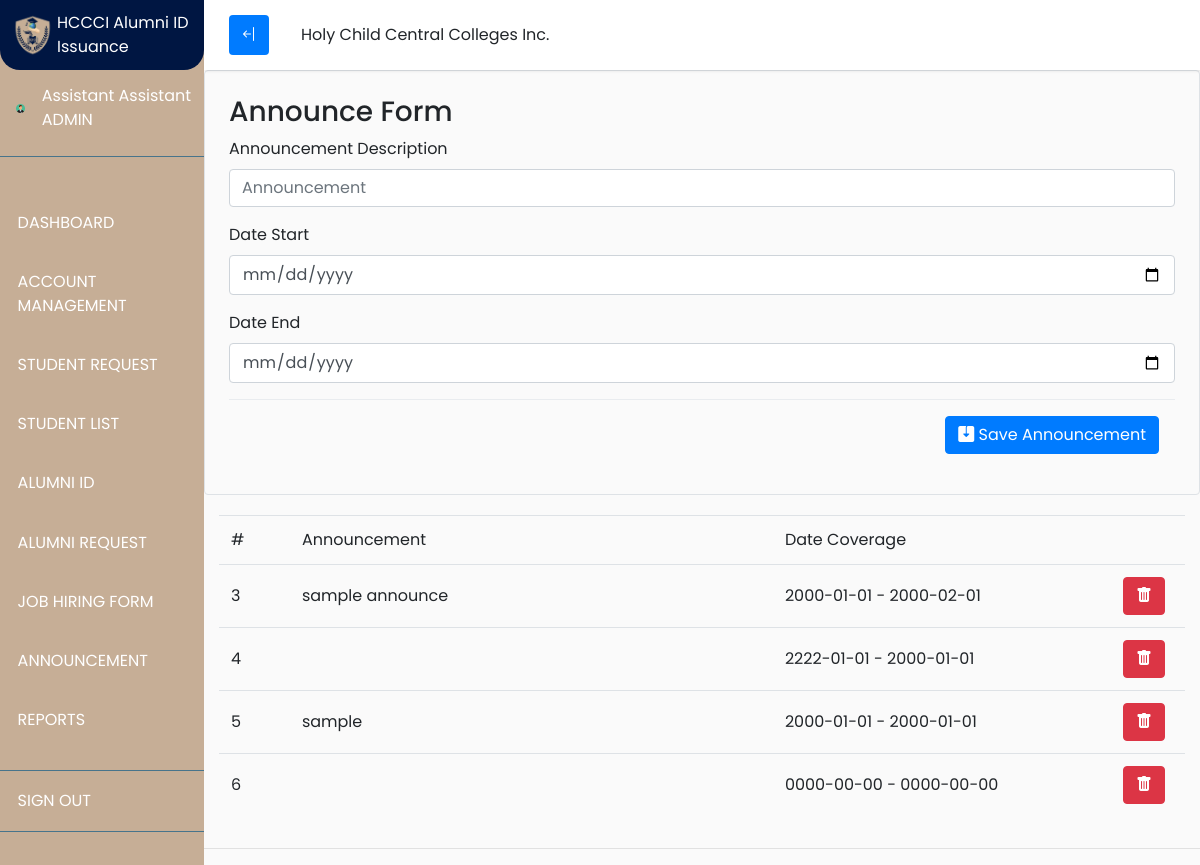
Page /Director/announceForm.php (signed in) on the earlier database version.
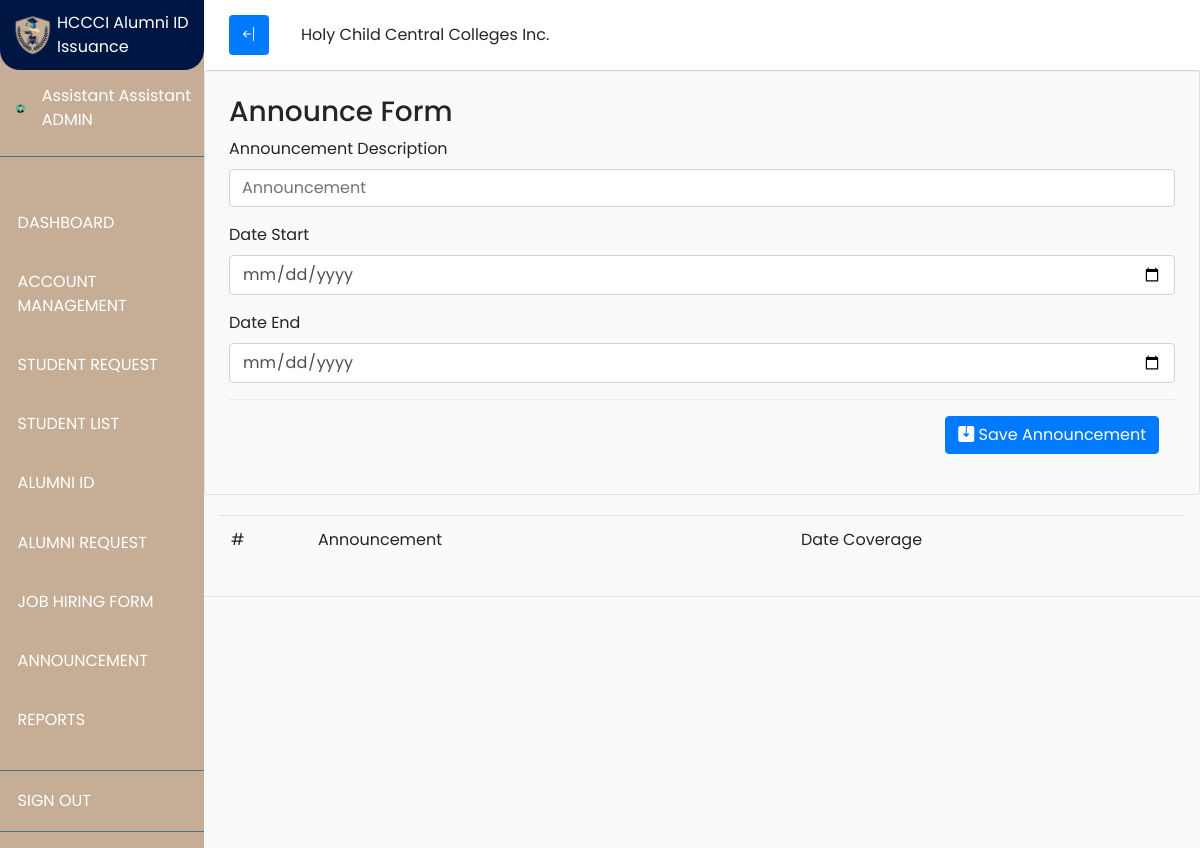
Same page on the later database version.
### tables this page shows
CREATE TABLE `announcementinformation` (
  `announceID` int(11) NOT NULL,
  `announcedesc` varchar(100) NOT NULL,
  `announceStart` date NOT NULL,
  `announceEnd` date NOT NULL
);

### Director/announceForm.php (the view, shortened to what the changed rows need)
<?php
include('../session.php');
$query ="SELECT * FROM announcementinformation";
$result = mysqli_query($conn, $query);
?>
<!DOCTYPE html>
<html>
<head>
  	<link rel="stylesheet" href="https://cdn.jsdelivr.net/npm/bootstrap-icons@1.9.1/font/bootstrap-icons.css">
    <link rel="stylesheet" href="https://maxcdn.bootstrapcdn.com/bootstrap/4.0.0/css/bootstrap.min.css">
    <link rel="stylesheet" href="https://cdnjs.cloudflare.com/ajax/libs/font-awesome/5.13.0/css/all.min.css">
    <link rel="stylesheet" href="https://cdn.jsdelivr.net/npm/bootstrap-icons@1.9.1/font/bootstrap-icons.css">
	<link rel="stylesheet" type="text/css" href="css/navigator.css">
    <link rel="stylesheet" href="https://cdn.datatables.net/1.13.1/css/jquery.dataTables.min.css">
</head>
<body>
<div class="wrapper">
            <div id="content" style="width:100%;">
                <div class="container-fluid d-inline-flex">
                	<div class="table-responsive" style="margin-top:20px;">
                        <table id="employee_data" class="table table-fluid" width="100%">
                            <thead>
                                <tr>
                                    <td>#</td>
                                    <td width="50%">Announcement</td>
                                    <td width="35%">Date Coverage</td>
                                    <td width="6%"></td>
                                </tr>
                            </thead>
                            <?php
                            while($row = mysqli_fetch_array($result))
                                {
                                    echo "<tr>";
                                        echo "<td class='align-middle'>"; echo $row["announceID"]; echo "</td>";
                                        echo "<td class='align-middle'>"; echo $row["announcedesc"]; echo "</td>";
                                        echo "<td class='align-middle'>"; echo $row["announceStart"]." - ".$row["announceEnd"]; echo "</td>";
                                        echo "<td class='align-middle'><a href='remAnnounce.php?studentNumber=$row[announceID]'><button class='btn btn-danger mr-2'><i class='bi bi-trash-fill'></i></button></a>";"</td>";
                                    echo "</tr>";
                                }
                            ?>
                        </table>
                    </div>
                </div>
            </div>
        </div>
</body>
</html>

Differences in the rows shown:
removed announcementinformation: announceID "3", announcedesc "sample announce", announceStart "2000-01-01", announceEnd "2000-02-01"
removed announcementinformation: announceID "4", announceStart "2222-01-01", announceEnd "2000-01-01"
removed announcementinformation: announceID "5", announcedesc "sample", announceStart "2000-01-01", announceEnd "2000-01-01"
removed announcementinformation: announceID "6", announceStart "0000-00-00", announceEnd "0000-00-00"
